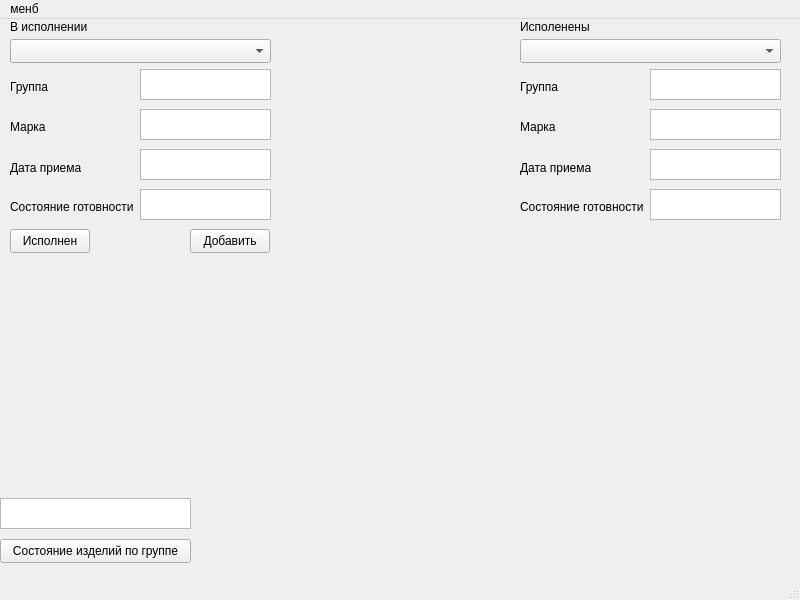
<?xml version="1.0" encoding="UTF-8"?>
<ui version="4.0">
 <class>MainWindow</class>
 <widget class="QMainWindow" name="MainWindow">
  <property name="geometry">
   <rect>
    <x>0</x>
    <y>0</y>
    <width>800</width>
    <height>600</height>
   </rect>
  </property>
  <property name="windowTitle">
   <string>MainWindow</string>
  </property>
  <widget class="QWidget" name="centralwidget">
   <widget class="QComboBox" name="comboBox">
    <property name="geometry">
     <rect>
      <x>10</x>
      <y>20</y>
      <width>261</width>
      <height>24</height>
     </rect>
    </property>
   </widget>
   <widget class="QTextEdit" name="textEdit">
    <property name="geometry">
     <rect>
      <x>140</x>
      <y>50</y>
      <width>131</width>
      <height>31</height>
     </rect>
    </property>
   </widget>
   <widget class="QTextEdit" name="textEdit_2">
    <property name="geometry">
     <rect>
      <x>140</x>
      <y>90</y>
      <width>131</width>
      <height>31</height>
     </rect>
    </property>
   </widget>
   <widget class="QTextEdit" name="textEdit_3">
    <property name="geometry">
     <rect>
      <x>140</x>
      <y>130</y>
      <width>131</width>
      <height>31</height>
     </rect>
    </property>
   </widget>
   <widget class="QTextEdit" name="textEdit_4">
    <property name="geometry">
     <rect>
      <x>140</x>
      <y>170</y>
      <width>131</width>
      <height>31</height>
     </rect>
    </property>
   </widget>
   <widget class="QLabel" name="label">
    <property name="geometry">
     <rect>
      <x>10</x>
      <y>60</y>
      <width>49</width>
      <height>16</height>
     </rect>
    </property>
    <property name="text">
     <string>Группа</string>
    </property>
   </widget>
   <widget class="QLabel" name="label_2">
    <property name="geometry">
     <rect>
      <x>10</x>
      <y>100</y>
      <width>49</width>
      <height>16</height>
     </rect>
    </property>
    <property name="text">
     <string>Марка</string>
    </property>
   </widget>
   <widget class="QLabel" name="label_3">
    <property name="geometry">
     <rect>
      <x>10</x>
      <y>141</y>
      <width>71</width>
      <height>16</height>
     </rect>
    </property>
    <property name="text">
     <string>Дата приема</string>
    </property>
   </widget>
   <widget class="QLabel" name="label_4">
    <property name="geometry">
     <rect>
      <x>10</x>
      <y>180</y>
      <width>131</width>
      <height>16</height>
     </rect>
    </property>
    <property name="text">
     <string>Состояние готовности</string>
    </property>
   </widget>
   <widget class="QComboBox" name="comboBox_2">
    <property name="geometry">
     <rect>
      <x>520</x>
      <y>20</y>
      <width>261</width>
      <height>24</height>
     </rect>
    </property>
   </widget>
   <widget class="QLabel" name="label_5">
    <property name="geometry">
     <rect>
      <x>520</x>
      <y>180</y>
      <width>131</width>
      <height>16</height>
     </rect>
    </property>
    <property name="text">
     <string>Состояние готовности</string>
    </property>
   </widget>
   <widget class="QTextEdit" name="textEdit_5">
    <property name="geometry">
     <rect>
      <x>650</x>
      <y>50</y>
      <width>131</width>
      <height>31</height>
     </rect>
    </property>
   </widget>
   <widget class="QTextEdit" name="textEdit_6">
    <property name="geometry">
     <rect>
      <x>650</x>
      <y>90</y>
      <width>131</width>
      <height>31</height>
     </rect>
    </property>
   </widget>
   <widget class="QTextEdit" name="textEdit_7">
    <property name="geometry">
     <rect>
      <x>650</x>
      <y>130</y>
      <width>131</width>
      <height>31</height>
     </rect>
    </property>
   </widget>
   <widget class="QLabel" name="label_6">
    <property name="geometry">
     <rect>
      <x>520</x>
      <y>100</y>
      <width>49</width>
      <height>16</height>
     </rect>
    </property>
    <property name="text">
     <string>Марка</string>
    </property>
   </widget>
   <widget class="QTextEdit" name="textEdit_8">
    <property name="geometry">
     <rect>
      <x>650</x>
      <y>170</y>
      <width>131</width>
      <height>31</height>
     </rect>
    </property>
   </widget>
   <widget class="QLabel" name="label_7">
    <property name="geometry">
     <rect>
      <x>520</x>
      <y>60</y>
      <width>49</width>
      <height>16</height>
     </rect>
    </property>
    <property name="text">
     <string>Группа</string>
    </property>
   </widget>
   <widget class="QLabel" name="label_8">
    <property name="geometry">
     <rect>
      <x>520</x>
      <y>141</y>
      <width>71</width>
      <height>16</height>
     </rect>
    </property>
    <property name="text">
     <string>Дата приема</string>
    </property>
   </widget>
   <widget class="QLabel" name="label_9">
    <property name="geometry">
     <rect>
      <x>10</x>
      <y>0</y>
      <width>261</width>
      <height>16</height>
     </rect>
    </property>
    <property name="text">
     <string>В исполнении</string>
    </property>
   </widget>
   <widget class="QLabel" name="label_10">
    <property name="geometry">
     <rect>
      <x>520</x>
      <y>0</y>
      <width>261</width>
      <height>16</height>
     </rect>
    </property>
    <property name="text">
     <string>Исполенены</string>
    </property>
   </widget>
   <widget class="QPushButton" name="pushButton">
    <property name="geometry">
     <rect>
      <x>10</x>
      <y>210</y>
      <width>80</width>
      <height>24</height>
     </rect>
    </property>
    <property name="text">
     <string>Исполнен</string>
    </property>
   </widget>
   <widget class="QPushButton" name="pushButton_2">
    <property name="geometry">
     <rect>
      <x>0</x>
      <y>520</y>
      <width>191</width>
      <height>24</height>
     </rect>
    </property>
    <property name="text">
     <string>Состояние изделий по группе</string>
    </property>
   </widget>
   <widget class="QTextEdit" name="textEdit_9">
    <property name="geometry">
     <rect>
      <x>0</x>
      <y>479</y>
      <width>191</width>
      <height>31</height>
     </rect>
    </property>
   </widget>
   <widget class="QPushButton" name="pushButton_3">
    <property name="geometry">
     <rect>
      <x>190</x>
      <y>210</y>
      <width>80</width>
      <height>24</height>
     </rect>
    </property>
    <property name="text">
     <string>Добавить</string>
    </property>
   </widget>
  </widget>
  <widget class="QMenuBar" name="menubar">
   <property name="geometry">
    <rect>
     <x>0</x>
     <y>0</y>
     <width>800</width>
     <height>21</height>
    </rect>
   </property>
   <widget class="QMenu" name="menu">
    <property name="title">
     <string>менб</string>
    </property>
    <addaction name="action"/>
    <addaction name="action_2"/>
   </widget>
   <addaction name="menu"/>
  </widget>
  <widget class="QStatusBar" name="statusbar"/>
  <action name="action">
   <property name="text">
    <string>открыть</string>
   </property>
  </action>
  <action name="action_2">
   <property name="text">
    <string>сохранить</string>
   </property>
  </action>
 </widget>
 <resources/>
 <connections/>
</ui>
